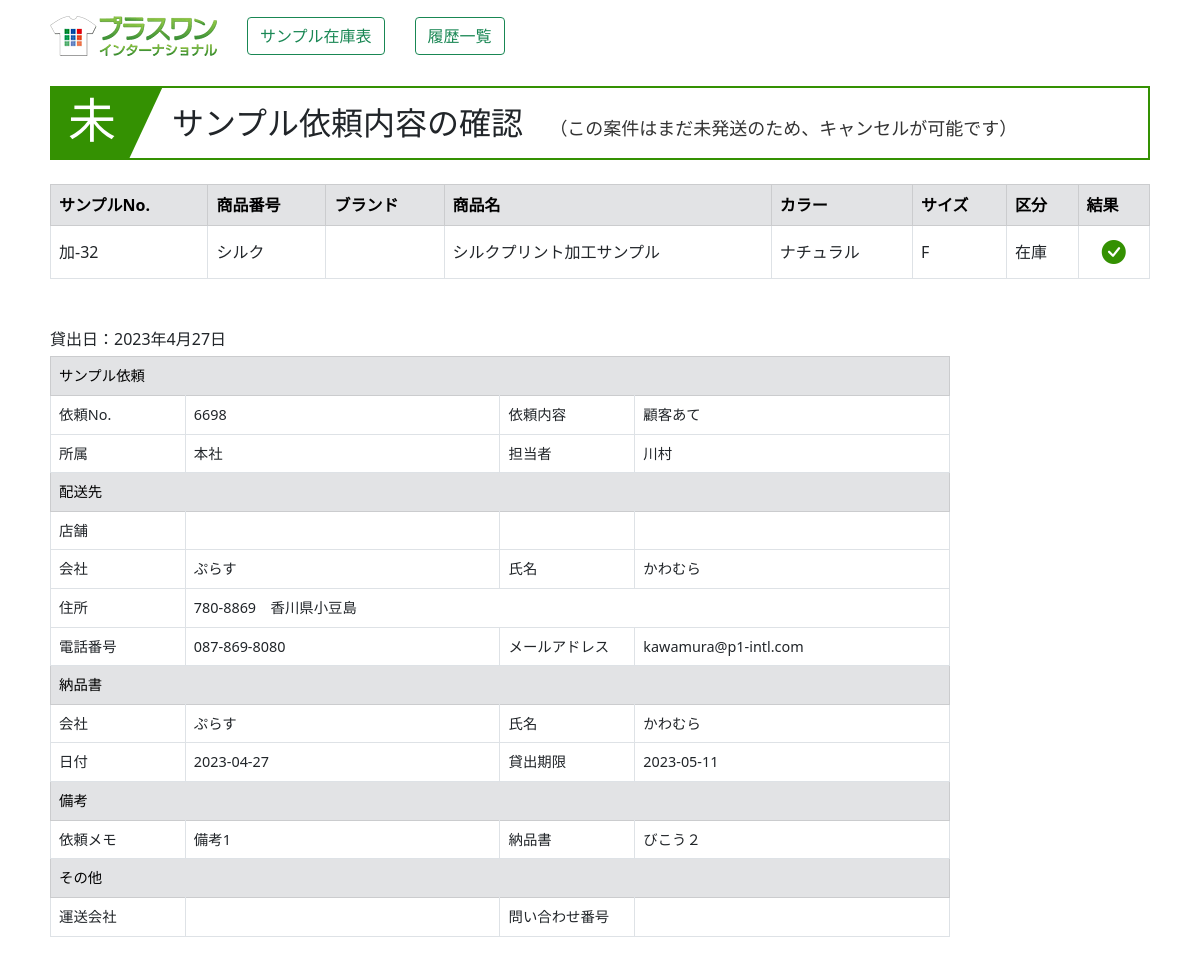
/rireki_kakunin/18, run on an earlier commit of the app's database.
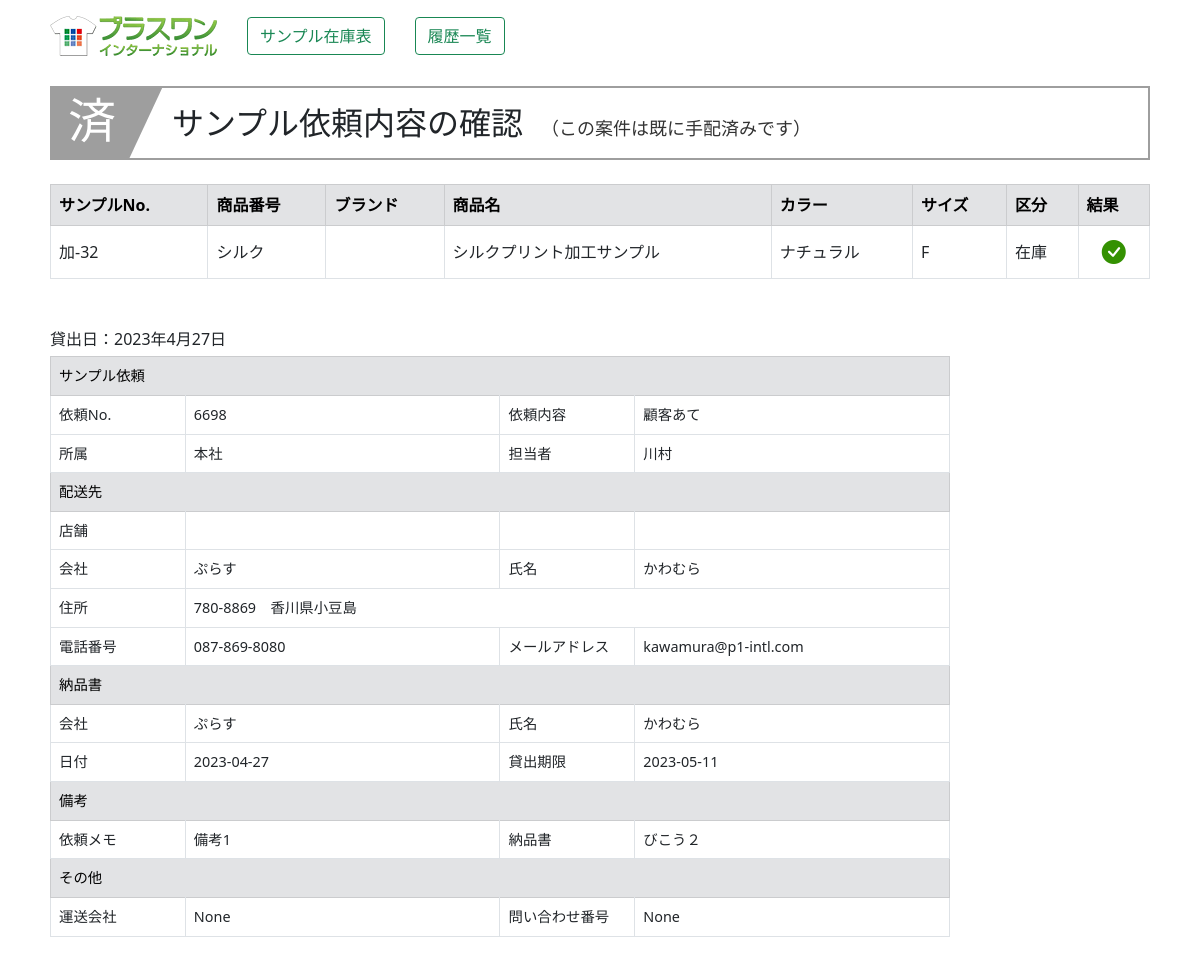
And on a later commit of the database.
### zaiko/models.py (models this page shows, shortened)
class Shouhin(models.Model):
    hontai_num=models.AutoField("本体No",primary_key=True)
    sample_num=models.CharField("サンプルNo",max_length=20,blank=True)
    category=models.CharField("カテゴリ",max_length=10,blank=True)
    shouhin_num=models.CharField("商品番号",max_length=20,blank=True)
    brand=models.CharField("ブランド",max_length=20,blank=True)
    shouhin_name=models.CharField("商品名",max_length=255,blank=True)
    color=models.CharField("カラー",max_length=255,blank=True)
    size=models.CharField("サイズ",max_length=20,blank=True)
    size_num=models.IntegerField("サイズ値",default=0)
    kakou=models.CharField("加工",max_length=50,blank=True)
    bikou=models.CharField("備考",max_length=255,blank=True)
    touroku_day=models.DateField("登録日",auto_now_add=True)
    koushin_day=models.DateField("更新日",auto_now=True)
    joutai=models.IntegerField("状態",default=0)
    irai_num=models.IntegerField("依頼No",default=0)

class Rireki_rental(models.Model):
    irai_num=models.IntegerField("依頼No",null=False)
    irai_type=models.IntegerField("内容")
    rental_day=models.DateField("貸出日",auto_now_add=True)
    shozoku=models.CharField("所属",max_length=30,blank=True)
    tantou=models.CharField("担当者",max_length=30,blank=True)
    haisou_tempo=models.CharField("配送店舗",max_length=30,blank=True)
    haisou_com=models.CharField("会社名",max_length=30,blank=True)
    haisou_cus=models.CharField("名前",max_length=30,blank=True)
    haisou_yubin=models.CharField("郵便番号",max_length=30,blank=True)
    haisou_adress=models.CharField("住所",max_length=100,blank=True)
    haisou_tel=models.CharField("電話番号",max_length=30,blank=True)
    haisou_mail=models.CharField("メールアドレス",max_length=100,blank=True)
    nouhin_com=models.CharField("納品書会社名",max_length=30,blank=True)
    nouhin_cus=models.CharField("納品書名前",max_length=30,blank=True)
    nouhin_day=models.CharField("納品書日付",max_length=30,null=True,blank=True,default="")
    rental_maxday=models.CharField("貸出期限",max_length=30,null=True,blank=True,default="")
    bikou1=models.TextField("備考（納品）",blank=True)
    bikou2=models.TextField("備考（依頼）",blank=True)
    status=models.IntegerField("状態",default=0)
    unsou_com=models.CharField("運送会社",max_length=20,null=True,blank=True,default="")
    unsou_num=models.CharField("問い合わせ番号",max_length=20,null=True,blank=True,default="")

### zaiko/views.py (the view)
# urls.py: path('rireki_kakunin/<int:pk>', rireki_kakunin, name="rireki_kakunin"),
def rireki_kakunin(request,pk):
    irai_detail=Rireki_rental.objects.get(pk=pk)
    irai_type=irai_detail.irai_type
    status=irai_detail.status
    if irai_type!=2 and status==0:
        kubun="kakunin_ok"
    else:
        kubun="kakunin_no"
    irai_num=irai_detail.irai_num
    items=Rireki_shouhin.objects.filter(irai_num=irai_num).values_list("irai_hontai_num",flat=True)
    irai_shouhin_list=list(items)
    data=[]
    for i in irai_shouhin_list:
        data2={}
        shouhin=Shouhin.objects.get(hontai_num=i)
        data2["hontai_num"]=shouhin.hontai_num
        data2["sample_num"]=shouhin.sample_num
        data2["shouhin_num"]=shouhin.shouhin_num
        data2["brand"]=shouhin.brand
        data2["shouhin_name"]=shouhin.shouhin_name
        data2["color"]=shouhin.color
        data2["size"]=shouhin.size
        if shouhin.sample_num=="":
            data2["kubun"]="取り寄せ"
        else:
            data2["kubun"]="在庫"
        data.append(data2)
    params={
            "irai_shouhin_list":data,
            "irai_detail":irai_detail,
            "kubun":kubun,
        }
    return render(request,"zaiko/success.html",params)

### zaiko/templates/zaiko/success.html (shortened to what this page needs)
{% load static %}
<!DOCTYPE html>
<html lang="ja">
<head>
    <link rel="stylesheet" href="{% static 'main.css' %}">
    <link href="https://cdn.jsdelivr.net/npm/bootstrap@5.0.2/dist/css/bootstrap.min.css" rel="stylesheet">
    <link rel="stylesheet" href="https://cdn.jsdelivr.net/npm/bootstrap-icons@1.8.0/font/bootstrap-icons.css">
</head>
<body>
    <div class="container mt-3 mb-5">
        <div style="margin: 0 auto; justify-content: center; width: 1100px;">
            <div class="flex2">
                <div>
                    <a href="https://www.p1-intl.com/" target="_blank"><img src="{% static 'logo.webp' %}"></a>
                </div>
                <div style="margin-left: 30px;">
                    <a href="{% url 'zaiko:index' %}"><button type="button" class="btn btn-outline-success">サンプル在庫表</button></a>
                </div>
                <div style="margin-left: 30px;">
                    <a href="{% url 'zaiko:irai_rireki' %}"><button type="button" class="btn btn-outline-success">履歴一覧</button></a>
                </div>
            </div>
            <div style="margin-top: 30px;">
                {% if kubun == "new" %}
                    <div class="title03">
                        <h2><span class="number">03</span>サンプル依頼が完了しました</h2>
                    </div>
                {% elif kubun == "kakunin_ok" %}
                    <div class="title03">
                        <h2><span class="number">未</span>サンプル依頼内容の確認
                            <span>（この案件はまだ未発送のため、キャンセルが可能です）</span>
                        </h2>
                    </div>
                {% else %}
                    <div class="title00">
                        <h2><span class="number">済</span>サンプル依頼内容の確認<span>（この案件は既に手配済みです）</span></h2>
                    </div>
                {% endif %}
            </div>
            <div class="mt-4">
                <table class="table table-bordered">
                    <thead>
                        <tr class="table-secondary">
                            <th>サンプルNo.</th>
                            <th>商品番号</th>
                            <th>ブランド</th>
                            <th>商品名</th>
                            <th>カラー</th>
                            <th>サイズ</th>
                            <th>区分</th>
                            <th>結果</th>
                        </tr>
                    </thead>
                    <tbody>
                        {% for i in irai_shouhin_list %}
                        <tr>
                            <td style="vertical-align: middle;">{{i.sample_num}}</td>
                            <td style="vertical-align: middle;">{{i.shouhin_num}}</td>
                            <td style="vertical-align: middle;">{{i.brand}}</td>
                            <td style="vertical-align: middle;">{{i.shouhin_name}}</td>
                            <td style="vertical-align: middle;">{{i.color}}</td>
                            <td style="vertical-align: middle;">{{i.size}}</td>
                            <td style="vertical-align: middle;">{{i.kubun}}</td>
                            <td style="text-align: center;">
                                <i class="bi bi-check-circle-fill" style="font-size: 1.5em; color: #349102"></i>
                            </td>
                        </tr>
                        {% endfor %}
                    </tbody>
                </table>
            </div>
            <div class="mt-5">
                <div>貸出日：{{irai_detail.rental_day}}</div>
                <table class="table table-bordered" style="margin-top: 5px; font-size: 0.9em; width: 900px;">
                    <tr class="table-secondary"><td colspan="4">サンプル依頼</td></tr>
                        <td style="width: 15%;">依頼No.</td>
                        <td style="width: 35%;">{{irai_detail.irai_num}}</td>
                        <td style="width: 15%;">依頼内容</td>
                        <td style="width: 35%;">
                            {% if irai_detail.irai_type == 0 %}
                                顧客あて
                            {% elif irai_detail.irai_type == 1 %}
                                店舗あて
                            {% else %}
                                キープ
                            {% endif %}
                        </td>
                    <tr>
                        <td>所属</td><td>{{irai_detail.shozoku}}</td>
                        <td>担当者</td><td>{{irai_detail.tantou}}</td>
                    </tr>
                    <tr class="table-secondary"><td colspan="4">配送先</td></tr>
                    <tr>
                        <td>店舗</td><td>{{irai_detail.haisou_tempo}}</td>
                        <td></td><td></td>
                    </tr>
                    <tr>
                        <td>会社</td><td>{{irai_detail.haisou_com}}</td>
                        <td>氏名</td><td>{{irai_detail.haisou_cus}}</td>
                    </tr>
                    <tr>
                        <td>住所</td><td colspan="3">{{irai_detail.haisou_yubin}}　{{irai_detail.haisou_adress}}</td>
                    </tr>
                    <tr>
                        <td>電話番号</td><td>{{irai_detail.haisou_tel}}</td>
                        <td>メールアドレス</td><td>{{irai_detail.haisou_mail}}</td>
                    </tr>
                    <tr class="table-secondary"><td colspan="4">納品書</td></tr>
                    <tr>
                        <td>会社</td><td>{{irai_detail.nouhin_com}}</td>
                        <td>氏名</td><td>{{irai_detail.nouhin_cus}}</td>
                    </tr>
                    <tr>
                        <td>日付</td><td>{{irai_detail.nouhin_day}}</td>
                        <td>貸出期限</td><td>{{irai_detail.rental_maxday}}</td>
                    </tr>
                    <tr class="table-secondary"><td colspan="4">備考</td></tr>
                    <tr>
                        <td>依頼メモ</td><td>{{irai_detail.bikou2 | linebreaksbr}}</td>
                        <td>納品書</td><td>{{irai_detail.bikou1 | linebreaksbr}}</td>
                    </tr>
                    <tr class="table-secondary"><td colspan="4">その他</td></tr>
                    <tr>
                        <td>運送会社</td><td>{{irai_detail.unsou_com}}</td>
                        <td>問い合わせ番号</td><td>{{irai_detail.unsou_num}}</td>
                    </tr>
                </table>
            </div>
        </div>
    </div>
</body>
</html>

### zaiko/static/main.css (style rules this page uses)
.flex2 { display: flex; flex-wrap: wrap; align-items: center; }
.title00 h2 { position: relative; overflow: hidden; padding: 1rem 2rem 1rem 120px; border: solid 2px #9e9e9e; width: 1100px; margin: 0 auto; }
.title00 h2:before { position: absolute; content: ''; top: -150%; left: -100px; width: 200px; height: 300%; transform: rotate(25deg); background: #9e9e9e; }
.title00 h2 span, .title01 h2 span, .title02 h2 span, .title03 h2 span { color: #333333; font-size: 18px; padding-left: 18px; }
.title00 h2 span.number, .title01 h2 span.number, .title02 h2 span.number, .title03 h2 span.number { position: absolute; display: block; top: 3px; left: 0; z-index: 1; font-size: 30px; font-size: 3rem; padding-left: 16px; color: #fff; }

What changed in the data, as far as the page shows it:
changed Rireki_rental "本社": unsou_com (not shown) → "None"; unsou_num (not shown) → "None"
Also different on the page:
text no longer shown: "未 （この案件はまだ未発送のため、キャンセルが可能です）"
text now shown: "済 （この案件は既に手配済みです）"
